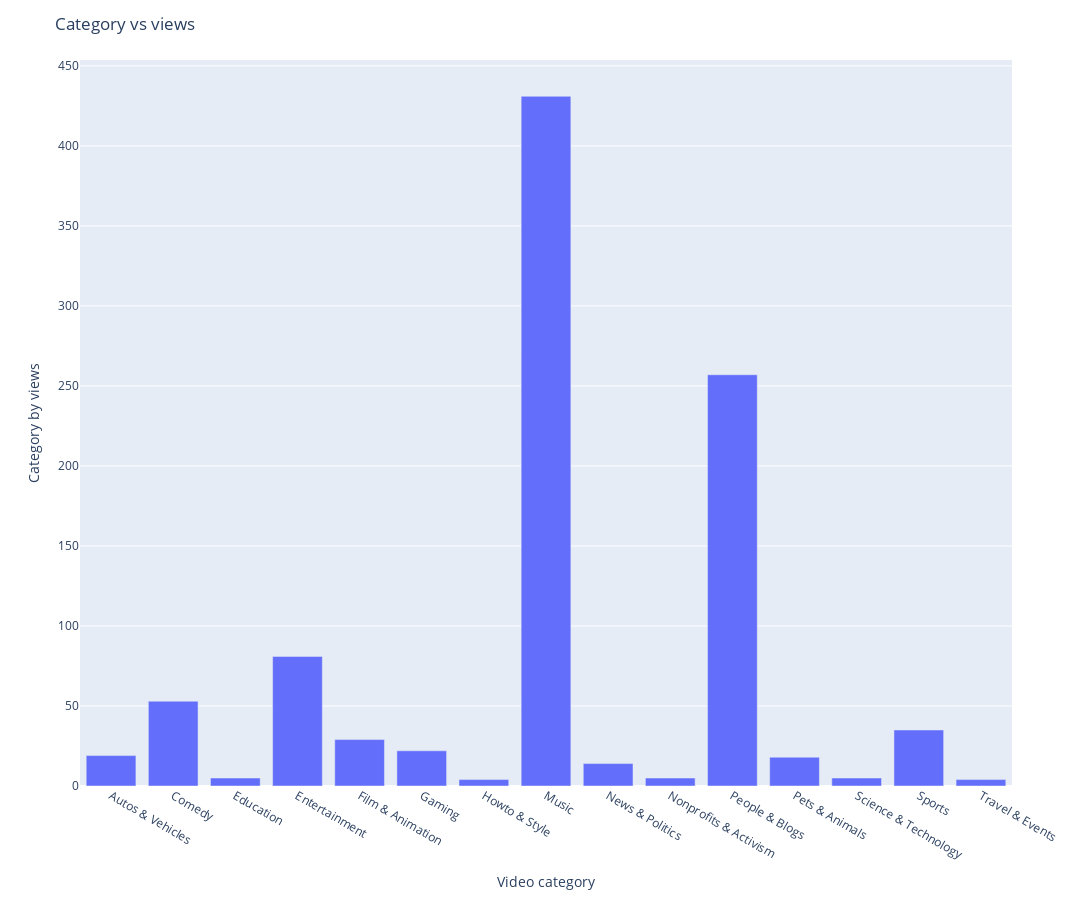

Notebook source saved alongside this figure:
### Code cell
fig = px.bar(df1, x = df1["Category"], y = df1["Video views"], width = 1100, height = 900)
fig.update_layout(xaxis_title = "Video category", yaxis_title = "Category by views", title = "Category vs views")
fig.show()

### Figure 1 — Plotly figure (JSON) as saved in the notebook; plotly's stock layout.template omitted (floating-point values rounded to 4 significant figures)
{"data": [{"alignmentgroup": "True", "hovertemplate": "Category=%{x}<br>Video views=%{y}<extra></extra>", "legendgroup": "", "marker": {"color": "#636efa", "pattern": {"shape": ""}}, "name": "", "offsetgroup": "", "orientation": "v", "showlegend": false, "textposition": "auto", "type": "bar", "x": ["Autos & Vehicles", "Comedy", "Education", "Entertainment", "Film & Animation", "Gaming", "Howto & Style", "Music", "News & Politics", "Nonprofits & Activism", "People & Blogs", "Pets & Animals", "Science & Technology", "Sports", "Travel & Events"], "xaxis": "x", "y": [19, 53, 5, 81, 29, 22, 4, 431, 14, 5, 257, 18, 5, 35, 4], "yaxis": "y"}], "layout": {"barmode": "relative", "height": 900, "legend": {"tracegroupgap": 0}, "margin": {"t": 60}, "title": {"text": "Category vs views"}, "width": 1100, "xaxis": {"anchor": "y", "autorange": true, "domain": [0, 1], "range": [-0.5, 14.5], "title": {"text": "Video category"}, "type": "category"}, "yaxis": {"anchor": "x", "autorange": true, "domain": [0, 1], "range": [0, 453.7], "title": {"text": "Category by views"}, "type": "linear"}}}
